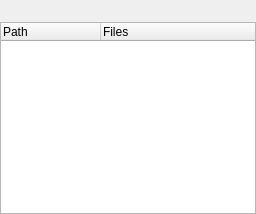
               <widget class="QWidget" name="inputsTabWidgetPage1">
                <attribute name="icon">
                 <iconset resource="../ema.qrc">
                  <normaloff>:/icons/22x22/system-file-manager.png</normaloff>:/icons/22x22/system-file-manager.png</iconset>
                </attribute>
                <attribute name="title">
                 <string/>
                </attribute>
                <attribute name="toolTip">
                 <string>Folders</string>
                </attribute>
                <layout class="QVBoxLayout" name="verticalLayout_7">
                 <property name="spacing">
                  <number>0</number>
                 </property>
                 <property name="leftMargin">
                  <number>0</number>
                 </property>
                 <property name="topMargin">
                  <number>0</number>
                 </property>
                 <property name="rightMargin">
                  <number>0</number>
                 </property>
                 <property name="bottomMargin">
                  <number>0</number>
                 </property>
                 <item>
                  <widget class="QWidget" name="foldersToolbarWidget" native="true">
                   <layout class="QHBoxLayout" name="horizontalLayout_2">
                    <property name="spacing">
                     <number>0</number>
                    </property>
                    <property name="leftMargin">
                     <number>0</number>
                    </property>
                    <property name="topMargin">
                     <number>0</number>
                    </property>
                    <property name="rightMargin">
                     <number>0</number>
                    </property>
                    <property name="bottomMargin">
                     <number>0</number>
                    </property>
                    <item>
                     <spacer name="horizontalSpacer_3">
                      <property name="orientation">
                       <enum>Qt::Horizontal</enum>
                      </property>
                      <property name="sizeHint" stdset="0">
                       <size>
                        <width>131</width>
                        <height>20</height>
                       </size>
                      </property>
                     </spacer>
                    </item>
                    <item>
                     <widget class="QPushButton" name="filesLoadButton">
                      <property name="toolTip">
                       <string>Add a directory to managed directories list</string>
                      </property>
                      <property name="text">
                       <string/>
                      </property>
                      <property name="icon">
                       <iconset resource="../ema.qrc">
                        <normaloff>:/icons/16x16/list-add.png</normaloff>:/icons/16x16/list-add.png</iconset>
                      </property>
                      <property name="iconSize">
                       <size>
                        <width>16</width>
                        <height>16</height>
                       </size>
                      </property>
                      <property name="shortcut">
                       <string>Ctrl+O</string>
                      </property>
                      <property name="flat">
                       <bool>true</bool>
                      </property>
                     </widget>
                    </item>
                    <item>
                     <widget class="QPushButton" name="filesClearButton">
                      <property name="toolTip">
                       <string>Remove selected directory</string>
                      </property>
                      <property name="text">
                       <string/>
                      </property>
                      <property name="icon">
                       <iconset resource="../ema.qrc">
                        <normaloff>:/icons/16x16/list-remove.png</normaloff>:/icons/16x16/list-remove.png</iconset>
                      </property>
                      <property name="iconSize">
                       <size>
                        <width>16</width>
                        <height>16</height>
                       </size>
                      </property>
                      <property name="flat">
                       <bool>true</bool>
                      </property>
                     </widget>
                    </item>
                   </layout>
                  </widget>
                 </item>
                 <item>
                  <widget class="QTreeWidget" name="filesTreeWidget">
                   <property name="contextMenuPolicy">
                    <enum>Qt::CustomContextMenu</enum>
                   </property>
                   <property name="toolTip">
                    <string>Managed file list</string>
                   </property>
                   <property name="expandsOnDoubleClick">
                    <bool>false</bool>
                   </property>
                   <column>
                    <property name="text">
                     <string>Path</string>
                    </property>
                    <property name="icon">
                     <iconset resource="../ema.qrc">
                      <normaloff>:/icons/16x16/view-list-tree.png</normaloff>:/icons/16x16/view-list-tree.png</iconset>
                    </property>
                   </column>
                   <column>
                    <property name="text">
                     <string>Files</string>
                    </property>
                   </column>
                  </widget>
                 </item>
                </layout>
               </widget>
